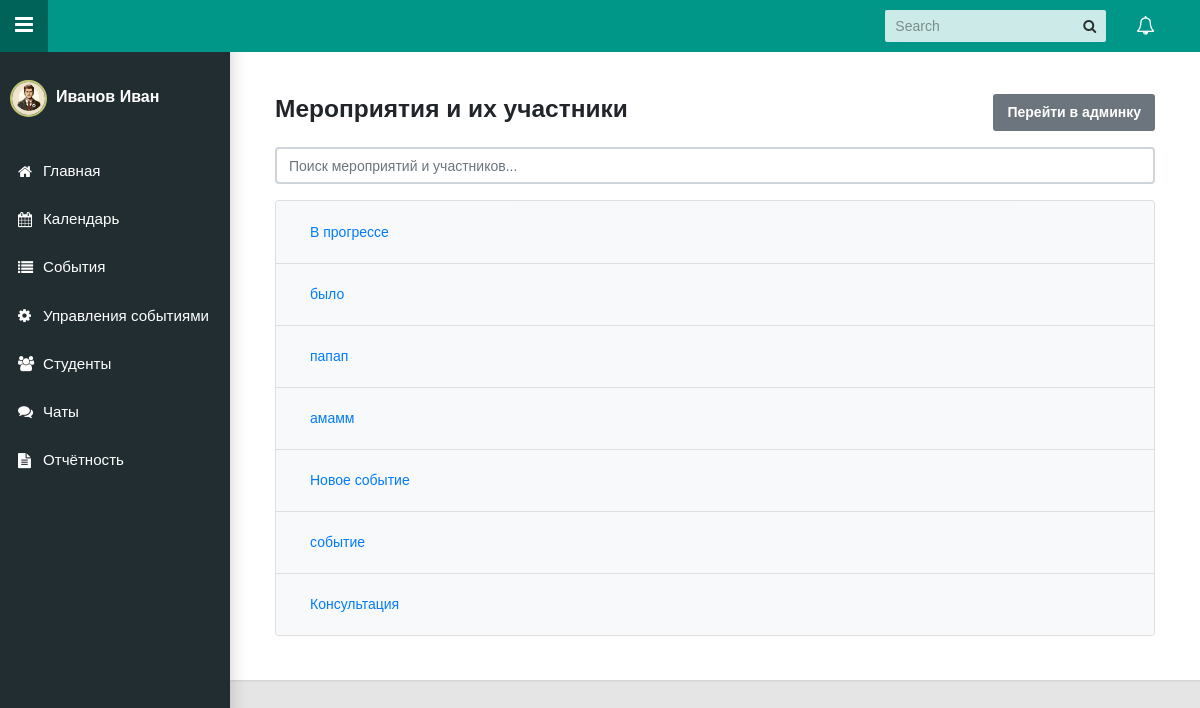
The page /calendarapp/teacher-events/ (signed in) on the database its author committed.
### accounts/models/user.py (models this page shows, shortened)
class User(AbstractBaseUser, PermissionsMixin):
    email = models.EmailField(
        _("Email Address"),
        max_length=255,
        unique=True,
        help_text="Ex: example@example.com",
    )
    is_staff = models.BooleanField(_("Staff status"), default=False)
    is_active = models.BooleanField(_("Active"), default=True)
    date_joined = models.DateTimeField(_("Date Joined"), auto_now_add=True)
    last_updated = models.DateTimeField(_("Last Updated"), auto_now=True)
    image = models.ImageField(
        "Изображение", upload_to='teacher/teacher/%Y/%m/%d', default='default.jpg')
    description = models.TextField("Описание", blank=True)
    first_name = models.CharField(_("First name"), max_length=30, blank=True)
    last_name = models.CharField(_("Last name"), max_length=30, blank=True)
    department = models.CharField(_("Department"), max_length=100, blank=True)
    objects = UserManager()
    USERNAME_FIELD = "email"

### calendarapp/models/event.py (models this page shows, shortened)
class Event(EventAbstract):
    user = models.ForeignKey(User, on_delete=models.CASCADE, related_name="events")
    title = models.CharField(max_length=200)
    description = models.TextField()
    start_time = models.DateTimeField()
    end_time = models.DateTimeField()
    objects = EventManager()

### calendarapp/views/other_views.py (the view)
# urls.py: path("teacher-events/", TeacherEventListView.as_view(), name="teacher_events"),
class TeacherEventListView(LoginRequiredMixin, View):
    login_url = "accounts:signin"
    template_name = 'calendarapp/teacher_events.html'
    def get(self, request, *args, **kwargs):
        events = Event.objects.filter(user=request.user)
        User = get_user_model()
        users = User.objects.all()  # Получение всех пользователей
        context = {
            'events': events,
            'users': users,
        }
        return render(request, self.template_name, context)

### templates/calendarapp/teacher_events.html (shortened to what this page needs)
{% extends 'base/base.html' %}
{% load static %}
{% block breadcrumb %}
<link href="https://cdn.jsdelivr.net/npm/select2@4.1.0-rc.0/dist/css/select2.min.css" rel="stylesheet" />
<div class="container py-4">
    <div class="row">
        <div class="col-md-12">
            <div class="d-flex justify-content-between align-items-center mb-3">
                <h3>Мероприятия и их участники</h3>
                <a href="{% url 'admin:index' %}" class="btn btn-secondary">Перейти в админку</a>
            </div>
            <input type="text" id="searchInput" class="form-control mb-3" placeholder="Поиск мероприятий и участников..." onkeyup="searchFunction()">
            <div class="accordion" id="eventAccordion">
                {% for event in events %}
                <div class="card">
                    <div class="card-header" id="heading{{ event.id }}">
                        <h2 class="mb-0">
                            <button class="btn btn-link" type="button" data-toggle="collapse" data-target="#collapse{{ event.id }}" aria-expanded="true" aria-controls="collapse{{ event.id }}">
                                {{ event.title }}
                            </button>
                        </h2>
                    </div>
                </div>
                {% empty %}
                <p>Нет мероприятий.</p>
                {% endfor %}
            </div>
        </div>
    </div>
</div>
{% endblock breadcrumb %}

### templates/base/base.html (shortened to what this page needs)
<!DOCTYPE html>
<html lang="en">
    {% load static %}
    <head>
        <link rel="stylesheet" type="text/css" href="{% static 'css/main.css' %}" />
        <link rel="stylesheet" type="text/css" href="{% static 'css/sidebar-style.css' %}" />
        <link rel="stylesheet" type="text/css" href="https://maxcdn.bootstrapcdn.com/font-awesome/4.7.0/css/font-awesome.min.css" />
    </head>
    <body class="app sidebar-mini">
        <header class="app-header">
            <a class="app-sidebar__toggle" href="#" data-toggle="sidebar" aria-label="Hide Sidebar"></a>
            <ul class="app-nav">
                <li class="app-search">
                    <input class="app-search__input" type="search" placeholder="Search" />
                    <button class="app-search__button"><i class="fa fa-search"></i></button>
                </li>
                <li class="dropdown">
                    <a class="app-nav__item" href="#" data-toggle="dropdown" aria-label="Show notifications"><i class="fa fa-bell-o fa-lg"></i></a>
                </li>
            </ul>
        </header>
        <aside class="app-sidebar">
            <div class="app-sidebar__user">
                <a class="app-sidebar__item" href="#" data-toggle="dropdown">
                    <img src="{{ user.image.url }}" alt="{{ user.first_name }} {{ user.last_name }}" class="user-image">
                    <span class="app-menu__label user-name">{{ user.first_name }} {{ user.last_name }}</span>
                </a>
            </div>
            <ul class="app-menu">
                <li>
                    <a class="app-menu__item" href="{% url 'dashboard' %}"><i class="app-menu__icon fa fa-home"></i><span class="app-menu__label">Главная</span></a>
                </li>
                <li>
                    <a class="app-menu__item" href="{% url 'calendarapp:calendar' %}"><i class="app-menu__icon fa fa-calendar"></i><span class="app-menu__label">Календарь</span></a>
                </li>
                <li>
                    <a class="app-menu__item" href="{% url 'calendarapp:all_events' %}"><i class="app-menu__icon fa fa-list"></i><span class="app-menu__label">События</span></a>
                </li>
                <li>
                    <a class="app-menu__item" href="{% url 'calendarapp:teacher_events' %}"><i class="app-menu__icon fa fa-cog"></i><span class="app-menu__label">Управления событиями</span></a>
                </li>
                <li>
                    <a class="app-menu__item" href="{% url 'calendarapp:student_list' %}">
                        <i class="app-menu__icon fa fa-users"></i>
                        <span class="app-menu__label">Студенты</span>
                    </a>
                </li>
                <li>
                    <a class="app-menu__item" href="{% url 'chat_list' %}"><i class="app-menu__icon fa fa-comments"></i><span class="app-menu__label">Чаты</span></a>
                </li>
                <li>
                    <a class="app-menu__item" href="#"><i class="app-menu__icon fa fa-file-text"></i><span class="app-menu__label">Отчётность</span></a>
                </li>
            </ul>
        </aside>
        <main class="app-content">
            <div class="app-title">
                {% block breadcrumb %}
                {% endblock breadcrumb %}
            </div>
        </main>
    </body>
</html>

### static/css/sidebar-style.css (style rules this page uses)
.user-image { width: 37px; height: 37px; border-radius: 50%; margin-right: 5px; border: 2px solid #bfc774; }
.user-name { font-weight: bold; color: rgb(255, 255, 255); font-size: 16px; }

### templates/calendarapp/teacher_events.html (style rules this page uses)
body { font-family: Arial, sans-serif; line-height: 1.6; }
.btn-link { color: #007bff; text-decoration: none; }
.card-header { background-color: #f8f9fa; }
.form-control { margin-bottom: 10px; }

### rows shown on the page
User: image (picture), first_name "Иванов", last_name "Иван"
Event: title "В прогрессе"
Event: title "было"
Event: title "папап"
Event: title "амамм"
Event: title "Новое событие"
Event: title "событие"
Event: title "Консультация"
